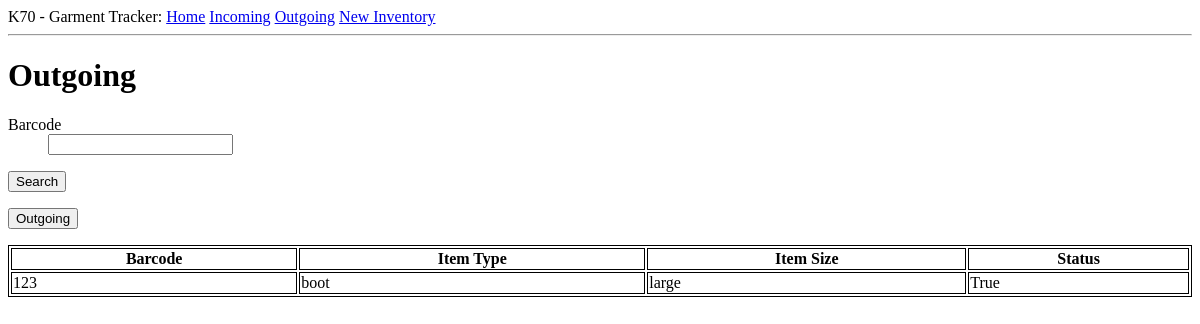
Page /Outgoing on the earlier database version.
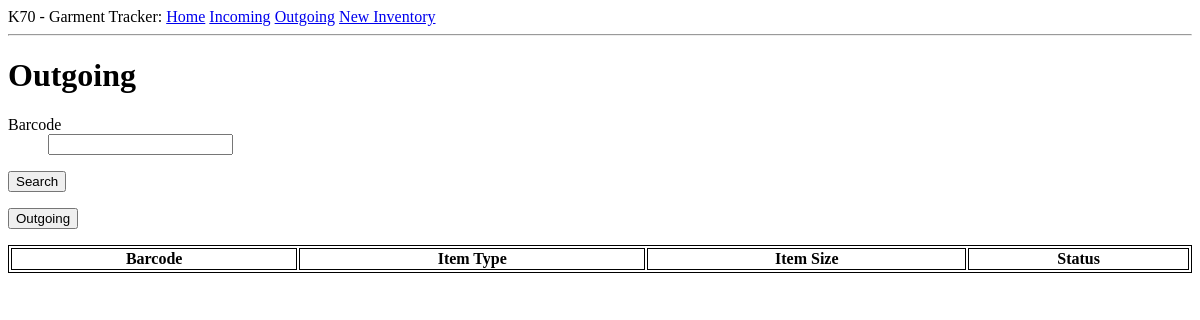
Same page on the later database version.
### app/models.py (models this page shows, shortened)
class Search(db.Model):
    id = db.Column(db.Integer, primary_key=True)
    barcode = db.Column(db.String(20), index = True)
    item_type = db.Column(db.String(10), index = True)
    item_size = db.Column(db.String(10), index = True)
    item_note = db.Column(db.String(20), index = True)
    status = db.Column(db.Boolean(), index=True)

### app/routes.py (the view, shortened to what this page needs)
@app.route('/Outgoing', methods = ['GET', 'POST'])
def Outgoing():
    form = search_item()
    enter = Laundry.query.filter_by(barcode=form.barcode.data).first()
    items = Search.query.filter_by(status=True)
    return render_template('Outgoing.html', title='Outgoing', form=form, items=items)

### app/forms.py
class search_item(FlaskForm):
    barcode = StringField('Barcode', validators=None)
    Search = SubmitField(label='Search')
    Incoming = SubmitField(label='Incoming')
    Outgoing = SubmitField(label='Outgoing')

### app/templates/Outgoing.html (shortened to what this page needs)
{% extends "base.html" %}
{% block content %}
<h1>Outgoing</h1>
<form action="" method="POST">
    {% from "_formhelpers.html" import render_field %}
    <dl>
        <p>{{ render_field(form.barcode) }}</p>
        <p>{{ form.Search }}</p>
        <p>{{ form.Outgoing }}</p>
    </dl>
</form>
<table style="width:100%">
    <tr valign="top">
        <th>Barcode</th>
        <th>Item Type</th>
        <th>Item Size</th>
        <th>Status</th>
    </tr>
    {% for item in items %}
    <tr>
        <td>{{ item.barcode }}</td><td>{{ item.item_type }}</td><td>{{ item.item_size }}</td><td>{{ item.status }}</td>
    </tr>
    {% endfor %}
</table>
{% endblock %}

### app/templates/base.html (shortened to what this page needs)
<html>
    <head>
    </head>
    <body>
        <div>
            K70 - Garment Tracker:
            <a href="{{ url_for('Home') }}">Home</a>
            <a href="{{ url_for('Incoming') }}">Incoming</a>
            <a href="{{ url_for('Outgoing') }}">Outgoing</a>
            <a href="{{ url_for('New_inventory') }}">New Inventory</a>
          </div>
        <hr>
        {% block content %}{% endblock %}
    </body>
</html>

### app/templates/_formhelpers.html (shortened to what this page needs)
{% macro render_field(field) %}
    <dt>{{ field.label }}
    </dt><dd>{{ field(**kwargs)|safe }}
    </dd>
{% endmacro %}

### app/templates/Outgoing.html (style rules this page uses)
table, th, td { border: 1px solid black; }

Differences in the rows shown:
removed Search: barcode "123", item_type "boot", item_size "large", status "True"
